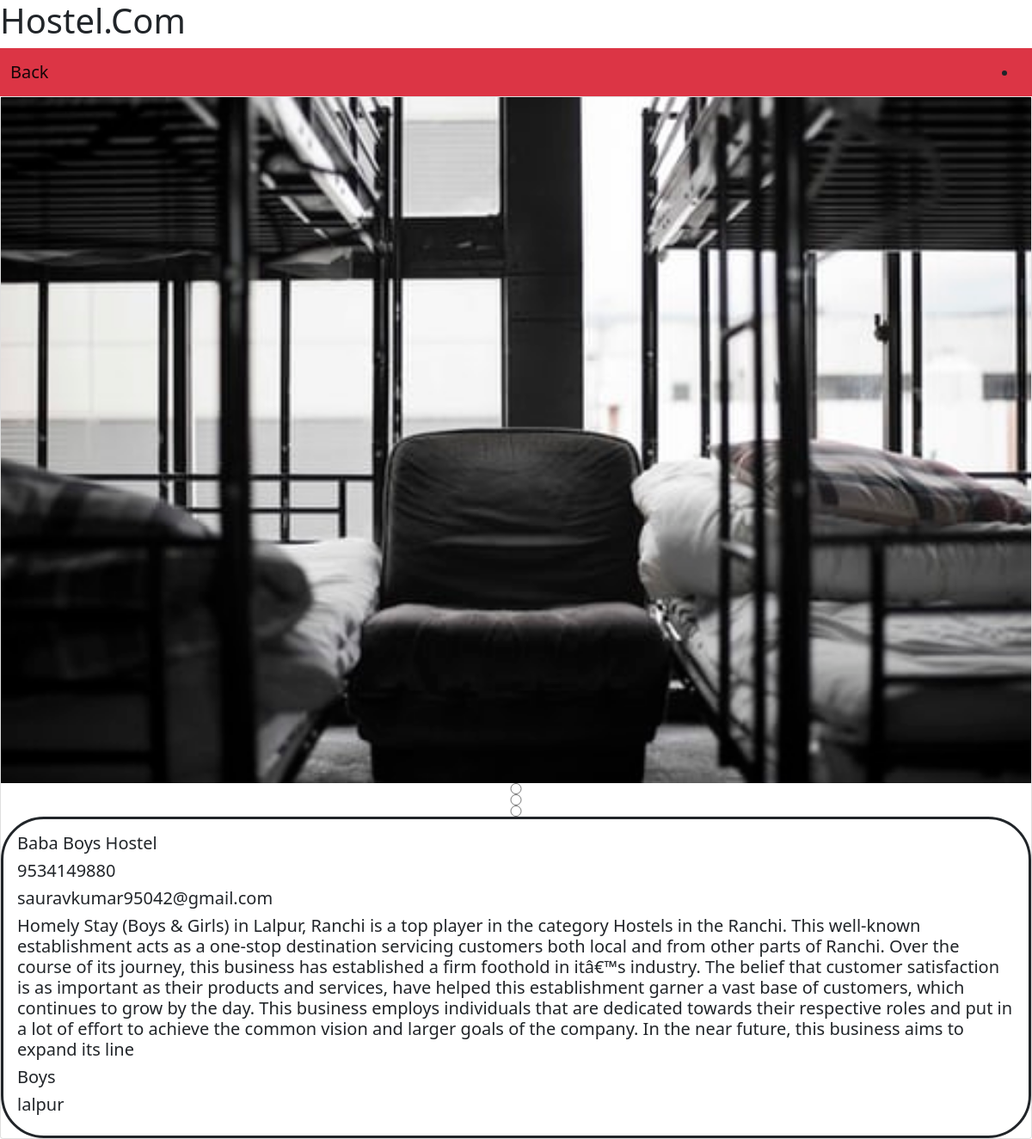
The page /details.php?id=Baba Boys Hostel on the database its author committed.
### tables this page shows
CREATE TABLE IF NOT EXISTS `hostel` (
  `pic1` varchar(100) NOT NULL,
  `pic2` varchar(100) NOT NULL,
  `pic3` varchar(100) NOT NULL,
  `hname` varchar(50) NOT NULL,
  `mob` varchar(10) NOT NULL,
  `email` varchar(30) NOT NULL,
  `about` varchar(5000) NOT NULL,
  `htype` varchar(10) DEFAULT NULL,
  `location` varchar(30) DEFAULT NULL
);

### details.php (the view, shortened to what this page needs)
<!doctype html>
<html lang="en">
  <head>
    <link href="https://cdn.jsdelivr.net/npm/bootstrap@5.1.3/dist/css/bootstrap.min.css" rel="stylesheet">
  </head>
  <body>
   <h1>Hostel.Com</h1>
<nav class="navbar navbar-expand-lg navbar-light bg-danger">
  <div class="container-fluid">
    <a class="navbar-brand" href="profile.php">Back</a>
        <li class="nav-item">
</nav>
<div class="card-group">
<?php
$key=$_REQUEST["id"];
$res1=mysql_query("select * from hostel where hname='$key'");
?>
 <?php
if(($rows1=mysql_fetch_array($res1)))
{
?>
<div class="card">
 <img  id="k1" src="img/<?php echo$rows1[0];?>">
<input type="radio" ><input type="radio" ><input type="radio" >
    <div  style="border:solid;border-radius:50px" class="card-body">
      <h5 class="card-title"><?php echo$rows1[3];?></h5>
<h5 class="card-title"><?php echo$rows1[4];?></h5>
<h5 class="card-title"><?php echo$rows1[5];?></h5>
<h5 class="card-title"><?php echo$rows1[6];?></h5>
<h5 class="card-title"><?php echo$rows1[7];?></h5><h5 class="card-title"><?php echo$rows1[8];?></h5>
     </div>
</div>
<?php
}
?>
</div>

### rows shown on the page
hostel: pic1 (picture), hname "Baba Boys Hostel", mob "9534149880", email "sauravkumar95042@gmail.com", about "Homely Stay (Boys & Girls) in Lalpur, Ranchi is a top player in the category Hostels in the Ranchi. This well-known establishment acts as a one-stop destination servicing customers both local and from other parts of Ranchi. Over the course of its journey, this business has established a firm foothold in itâ€™s industry. The belief that customer satisfaction is as important as their products and services, have helped this establishment garner a vast base of customers, which continues to grow by the day. This business employs individuals that are dedicated towards their respective roles and put in a lot of effort to achieve the common vision and larger goals of the company. In the near…", htype "Boys", location "lalpur"
